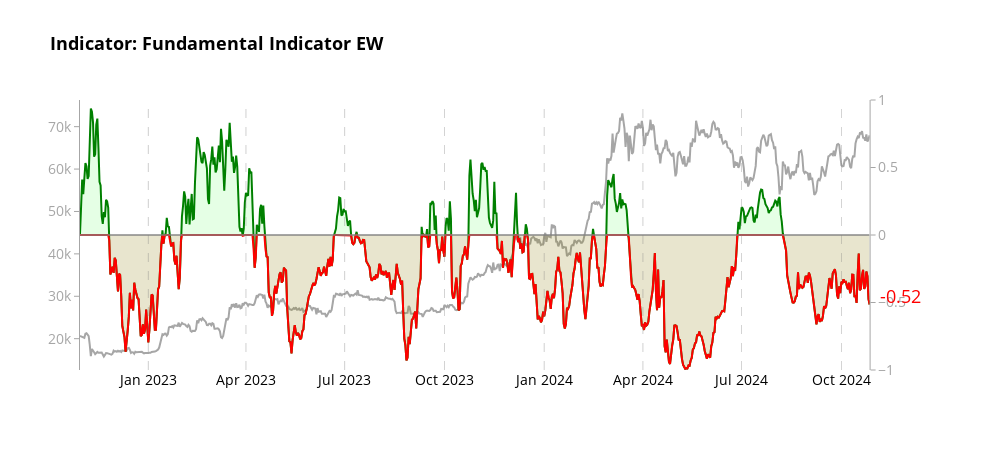
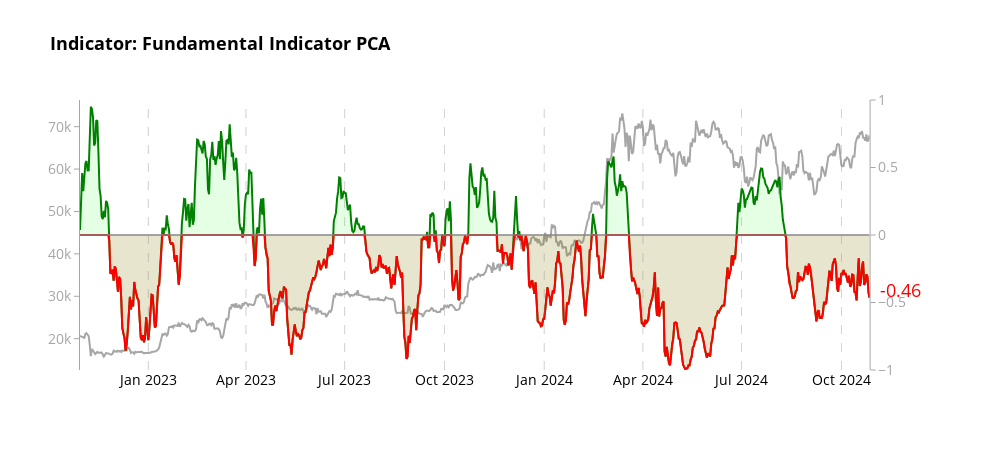
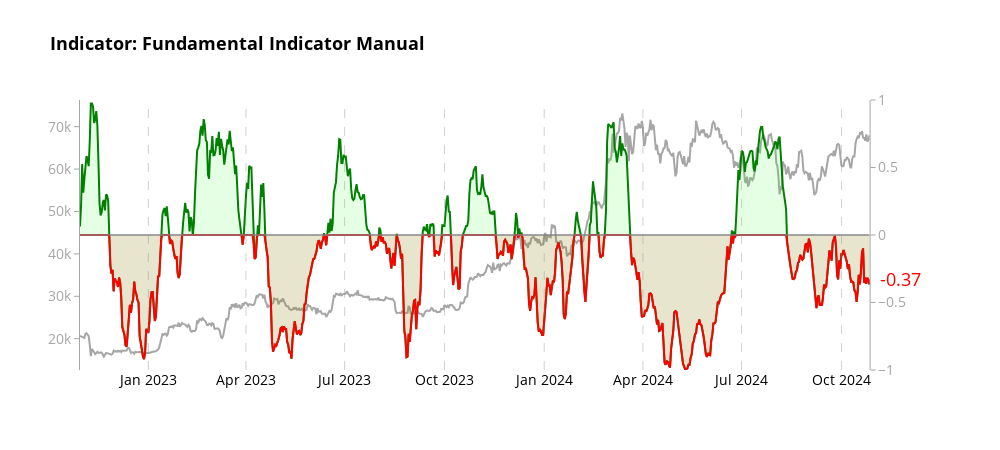

These figures' notebook cell, in order:
### Code cell
# Create charts for each aggregator
aggregators = [
    ('aggregate_indicator_equalweight', "Indicator: Fundamental Indicator EW"),
    ('aggregate_indicator_PCA', "Indicator: Fundamental Indicator PCA"),
    ('aggregate_indicator_manual', "Indicator: Fundamental Indicator Manual")
    
]

for aggregator, title in aggregators:
    fig = create_aggregator_chart(merged_df, aggregator, title)
    
    # Shows the plot
    fig.show()
    
    # Optionally, save the plot as an HTML file
    pio.write_html(fig, file=f'aggregated_analysis_fundamental_{aggregator}_two_year.html')

print("All charts have been displayed and saved as separate HTML files.")

### Figure 1 — Plotly figure (JSON) as saved in the notebook; plotly's stock layout.template omitted (floating-point values rounded to 4 significant figures; data arrays with more than 128 entries replaced by an {"elided": "..."} marker saying what was removed)
{"data": [{"line": {"color": "rgba(128, 128, 128, 0.7)", "width": 2}, "mode": "lines", "name": "Price USD", "x": {"elided": "729 str values"}, "y": {"elided": "729 float values"}, "type": "scatter", "xaxis": "x", "yaxis": "y"}, {"fill": "tozeroy", "fillcolor": "rgba(0,255,0,0.1)", "line": {"color": "green", "width": 2}, "mode": "lines", "name": "aggregate_indicator_equalweight", "x": {"elided": "729 str values"}, "y": {"elided": "729 float values"}, "type": "scatter", "xaxis": "x", "yaxis": "y2"}, {"fill": "tozeroy", "fillcolor": "rgba(255,0,0,0.1)", "line": {"color": "red", "width": 2}, "mode": "lines", "name": "aggregate_indicator_equalweight (Negative)", "x": {"elided": "729 str values"}, "y": {"elided": "729 float values"}, "type": "scatter", "xaxis": "x", "yaxis": "y2"}, {"hoverinfo": "skip", "line": {"color": "rgba(128, 128, 128, 0.7)", "width": 2}, "showlegend": false, "x": {"elided": "729 str values"}, "y": {"elided": "729 int values"}, "type": "scatter", "xaxis": "x", "yaxis": "y2"}], "layout": {"xaxis": {"anchor": "y", "domain": [0.0, 0.94], "tickfont": {"color": "black", "size": 14}, "title": {"text": ""}, "showgrid": false, "zeroline": false}, "yaxis": {"anchor": "x", "domain": [0.0, 1.0], "tickfont": {"color": "rgba(128, 128, 128, 0.7)", "size": 14}, "title": {"font": {"size": 18}, "text": ""}, "showgrid": false, "zeroline": false, "showline": true, "linecolor": "rgba(128, 128, 128, 0.7)", "ticks": "outside", "tickcolor": "rgba(128, 128, 128, 0.7)"}, "yaxis2": {"anchor": "x", "overlaying": "y", "side": "right", "tickfont": {"color": "rgba(128, 128, 128, 0.7)", "size": 14}, "title": {"font": {"size": 18}, "text": ""}, "showgrid": false, "range": [-1, 1], "zeroline": false, "showline": true, "linecolor": "rgba(128, 128, 128, 0.7)", "ticks": "outside", "tickcolor": "rgba(128, 128, 128, 0.7)"}, "shapes": [{"line": {"color": "rgba(128, 128, 128, 0.7)", "dash": "dash", "width": 0.75}, "opacity": 0.7, "type": "line", "x0": "2023-01-01T00:00:00", "x1": "2023-01-01T00:00:00", "xref": "x", "y0": 0, "y1": 1, "yref": "y domain"}, {"line": {"color": "rgba(128, 128, 128, 0.7)", "dash": "dash", "width": 0.75}, "opacity": 0.7, "type": "line", "x0": "2024-01-01T00:00:00", "x1": "2024-01-01T00:00:00", "xref": "x", "y0": 0, "y1": 1, "yref": "y domain"}, {"line": {"color": "rgba(128, 128, 128, 0.7)", "dash": "dash", "width": 0.75}, "opacity": 0.7, "type": "line", "x0": "2023-04-01T00:00:00", "x1": "2023-04-01T00:00:00", "xref": "x", "y0": 0, "y1": 1, "yref": "y domain"}, {"line": {"color": "rgba(128, 128, 128, 0.7)", "dash": "dash", "width": 0.75}, "opacity": 0.7, "type": "line", "x0": "2024-04-01T00:00:00", "x1": "2024-04-01T00:00:00", "xref": "x", "y0": 0, "y1": 1, "yref": "y domain"}, {"line": {"color": "rgba(128, 128, 128, 0.7)", "dash": "dash", "width": 0.75}, "opacity": 0.7, "type": "line", "x0": "2023-07-01T00:00:00", "x1": "2023-07-01T00:00:00", "xref": "x", "y0": 0, "y1": 1, "yref": "y domain"}, {"line": {"color": "rgba(128, 128, 128, 0.7)", "dash": "dash", "width": 0.75}, "opacity": 0.7, "type": "line", "x0": "2024-07-01T00:00:00", "x1": "2024-07-01T00:00:00", "xref": "x", "y0": 0, "y1": 1, "yref": "y domain"}, {"line": {"color": "rgba(128, 128, 128, 0.7)", "dash": "dash", "width": 0.75}, "opacity": 0.7, "type": "line", "x0": "2023-10-01T00:00:00", "x1": "2023-10-01T00:00:00", "xref": "x", "y0": 0, "y1": 1, "yref": "y domain"}, {"line": {"color": "rgba(128, 128, 128, 0.7)", "dash": "dash", "width": 0.75}, "opacity": 0.7, "type": "line", "x0": "2024-10-01T00:00:00", "x1": "2024-10-01T00:00:00", "xref": "x", "y0": 0, "y1": 1, "yref": "y domain"}], "annotations": [{"align": "left", "font": {"color": "red", "size": 18}, "showarrow": false, "text": "-0.52", "x": 0.95, "xanchor": "left", "xref": "paper", "y": -0.4538, "yanchor": "middle", "yref": "y2"}], "title": {"font": {"color": "black", "size": 18, "weight": "bold"}, "text": "Indicator: Fundamental Indicator EW"}, "font": {"color": "black", "size": 14}, "showlegend": false, "hovermode": "x unified", "plot_bgcolor": "white", "paper_bgcolor": "white", "width": 1000, "height": 450}}

### Figure 2 — Plotly figure (JSON) as saved in the notebook; plotly's stock layout.template omitted (floating-point values rounded to 4 significant figures; data arrays with more than 128 entries replaced by an {"elided": "..."} marker saying what was removed)
{"data": [{"line": {"color": "rgba(128, 128, 128, 0.7)", "width": 2}, "mode": "lines", "name": "Price USD", "x": {"elided": "729 str values"}, "y": {"elided": "729 float values"}, "type": "scatter", "xaxis": "x", "yaxis": "y"}, {"fill": "tozeroy", "fillcolor": "rgba(0,255,0,0.1)", "line": {"color": "green", "width": 2}, "mode": "lines", "name": "aggregate_indicator_PCA", "x": {"elided": "729 str values"}, "y": {"elided": "729 float values"}, "type": "scatter", "xaxis": "x", "yaxis": "y2"}, {"fill": "tozeroy", "fillcolor": "rgba(255,0,0,0.1)", "line": {"color": "red", "width": 2}, "mode": "lines", "name": "aggregate_indicator_PCA (Negative)", "x": {"elided": "729 str values"}, "y": {"elided": "729 float values"}, "type": "scatter", "xaxis": "x", "yaxis": "y2"}, {"hoverinfo": "skip", "line": {"color": "rgba(128, 128, 128, 0.7)", "width": 2}, "showlegend": false, "x": {"elided": "729 str values"}, "y": {"elided": "729 int values"}, "type": "scatter", "xaxis": "x", "yaxis": "y2"}], "layout": {"xaxis": {"anchor": "y", "domain": [0.0, 0.94], "tickfont": {"color": "black", "size": 14}, "title": {"text": ""}, "showgrid": false, "zeroline": false}, "yaxis": {"anchor": "x", "domain": [0.0, 1.0], "tickfont": {"color": "rgba(128, 128, 128, 0.7)", "size": 14}, "title": {"font": {"size": 18}, "text": ""}, "showgrid": false, "zeroline": false, "showline": true, "linecolor": "rgba(128, 128, 128, 0.7)", "ticks": "outside", "tickcolor": "rgba(128, 128, 128, 0.7)"}, "yaxis2": {"anchor": "x", "overlaying": "y", "side": "right", "tickfont": {"color": "rgba(128, 128, 128, 0.7)", "size": 14}, "title": {"font": {"size": 18}, "text": ""}, "showgrid": false, "range": [-1, 1], "zeroline": false, "showline": true, "linecolor": "rgba(128, 128, 128, 0.7)", "ticks": "outside", "tickcolor": "rgba(128, 128, 128, 0.7)"}, "shapes": [{"line": {"color": "rgba(128, 128, 128, 0.7)", "dash": "dash", "width": 0.75}, "opacity": 0.7, "type": "line", "x0": "2023-01-01T00:00:00", "x1": "2023-01-01T00:00:00", "xref": "x", "y0": 0, "y1": 1, "yref": "y domain"}, {"line": {"color": "rgba(128, 128, 128, 0.7)", "dash": "dash", "width": 0.75}, "opacity": 0.7, "type": "line", "x0": "2024-01-01T00:00:00", "x1": "2024-01-01T00:00:00", "xref": "x", "y0": 0, "y1": 1, "yref": "y domain"}, {"line": {"color": "rgba(128, 128, 128, 0.7)", "dash": "dash", "width": 0.75}, "opacity": 0.7, "type": "line", "x0": "2023-04-01T00:00:00", "x1": "2023-04-01T00:00:00", "xref": "x", "y0": 0, "y1": 1, "yref": "y domain"}, {"line": {"color": "rgba(128, 128, 128, 0.7)", "dash": "dash", "width": 0.75}, "opacity": 0.7, "type": "line", "x0": "2024-04-01T00:00:00", "x1": "2024-04-01T00:00:00", "xref": "x", "y0": 0, "y1": 1, "yref": "y domain"}, {"line": {"color": "rgba(128, 128, 128, 0.7)", "dash": "dash", "width": 0.75}, "opacity": 0.7, "type": "line", "x0": "2023-07-01T00:00:00", "x1": "2023-07-01T00:00:00", "xref": "x", "y0": 0, "y1": 1, "yref": "y domain"}, {"line": {"color": "rgba(128, 128, 128, 0.7)", "dash": "dash", "width": 0.75}, "opacity": 0.7, "type": "line", "x0": "2024-07-01T00:00:00", "x1": "2024-07-01T00:00:00", "xref": "x", "y0": 0, "y1": 1, "yref": "y domain"}, {"line": {"color": "rgba(128, 128, 128, 0.7)", "dash": "dash", "width": 0.75}, "opacity": 0.7, "type": "line", "x0": "2023-10-01T00:00:00", "x1": "2023-10-01T00:00:00", "xref": "x", "y0": 0, "y1": 1, "yref": "y domain"}, {"line": {"color": "rgba(128, 128, 128, 0.7)", "dash": "dash", "width": 0.75}, "opacity": 0.7, "type": "line", "x0": "2024-10-01T00:00:00", "x1": "2024-10-01T00:00:00", "xref": "x", "y0": 0, "y1": 1, "yref": "y domain"}], "annotations": [{"align": "left", "font": {"color": "red", "size": 18}, "showarrow": false, "text": "-0.46", "x": 0.95, "xanchor": "left", "xref": "paper", "y": -0.4085, "yanchor": "middle", "yref": "y2"}], "title": {"font": {"color": "black", "size": 18, "weight": "bold"}, "text": "Indicator: Fundamental Indicator PCA"}, "font": {"color": "black", "size": 14}, "showlegend": false, "hovermode": "x unified", "plot_bgcolor": "white", "paper_bgcolor": "white", "width": 1000, "height": 450}}

### Figure 3 — Plotly figure (JSON) as saved in the notebook; plotly's stock layout.template omitted (floating-point values rounded to 4 significant figures; data arrays with more than 128 entries replaced by an {"elided": "..."} marker saying what was removed)
{"data": [{"line": {"color": "rgba(128, 128, 128, 0.7)", "width": 2}, "mode": "lines", "name": "Price USD", "x": {"elided": "729 str values"}, "y": {"elided": "729 float values"}, "type": "scatter", "xaxis": "x", "yaxis": "y"}, {"fill": "tozeroy", "fillcolor": "rgba(0,255,0,0.1)", "line": {"color": "green", "width": 2}, "mode": "lines", "name": "aggregate_indicator_manual", "x": {"elided": "729 str values"}, "y": {"elided": "729 float values"}, "type": "scatter", "xaxis": "x", "yaxis": "y2"}, {"fill": "tozeroy", "fillcolor": "rgba(255,0,0,0.1)", "line": {"color": "red", "width": 2}, "mode": "lines", "name": "aggregate_indicator_manual (Negative)", "x": {"elided": "729 str values"}, "y": {"elided": "729 float values"}, "type": "scatter", "xaxis": "x", "yaxis": "y2"}, {"hoverinfo": "skip", "line": {"color": "rgba(128, 128, 128, 0.7)", "width": 2}, "showlegend": false, "x": {"elided": "729 str values"}, "y": {"elided": "729 int values"}, "type": "scatter", "xaxis": "x", "yaxis": "y2"}], "layout": {"xaxis": {"anchor": "y", "domain": [0.0, 0.94], "tickfont": {"color": "black", "size": 14}, "title": {"text": ""}, "showgrid": false, "zeroline": false}, "yaxis": {"anchor": "x", "domain": [0.0, 1.0], "tickfont": {"color": "rgba(128, 128, 128, 0.7)", "size": 14}, "title": {"font": {"size": 18}, "text": ""}, "showgrid": false, "zeroline": false, "showline": true, "linecolor": "rgba(128, 128, 128, 0.7)", "ticks": "outside", "tickcolor": "rgba(128, 128, 128, 0.7)"}, "yaxis2": {"anchor": "x", "overlaying": "y", "side": "right", "tickfont": {"color": "rgba(128, 128, 128, 0.7)", "size": 14}, "title": {"font": {"size": 18}, "text": ""}, "showgrid": false, "range": [-1, 1], "zeroline": false, "showline": true, "linecolor": "rgba(128, 128, 128, 0.7)", "ticks": "outside", "tickcolor": "rgba(128, 128, 128, 0.7)"}, "shapes": [{"line": {"color": "rgba(128, 128, 128, 0.7)", "dash": "dash", "width": 0.75}, "opacity": 0.7, "type": "line", "x0": "2023-01-01T00:00:00", "x1": "2023-01-01T00:00:00", "xref": "x", "y0": 0, "y1": 1, "yref": "y domain"}, {"line": {"color": "rgba(128, 128, 128, 0.7)", "dash": "dash", "width": 0.75}, "opacity": 0.7, "type": "line", "x0": "2024-01-01T00:00:00", "x1": "2024-01-01T00:00:00", "xref": "x", "y0": 0, "y1": 1, "yref": "y domain"}, {"line": {"color": "rgba(128, 128, 128, 0.7)", "dash": "dash", "width": 0.75}, "opacity": 0.7, "type": "line", "x0": "2023-04-01T00:00:00", "x1": "2023-04-01T00:00:00", "xref": "x", "y0": 0, "y1": 1, "yref": "y domain"}, {"line": {"color": "rgba(128, 128, 128, 0.7)", "dash": "dash", "width": 0.75}, "opacity": 0.7, "type": "line", "x0": "2024-04-01T00:00:00", "x1": "2024-04-01T00:00:00", "xref": "x", "y0": 0, "y1": 1, "yref": "y domain"}, {"line": {"color": "rgba(128, 128, 128, 0.7)", "dash": "dash", "width": 0.75}, "opacity": 0.7, "type": "line", "x0": "2023-07-01T00:00:00", "x1": "2023-07-01T00:00:00", "xref": "x", "y0": 0, "y1": 1, "yref": "y domain"}, {"line": {"color": "rgba(128, 128, 128, 0.7)", "dash": "dash", "width": 0.75}, "opacity": 0.7, "type": "line", "x0": "2024-07-01T00:00:00", "x1": "2024-07-01T00:00:00", "xref": "x", "y0": 0, "y1": 1, "yref": "y domain"}, {"line": {"color": "rgba(128, 128, 128, 0.7)", "dash": "dash", "width": 0.75}, "opacity": 0.7, "type": "line", "x0": "2023-10-01T00:00:00", "x1": "2023-10-01T00:00:00", "xref": "x", "y0": 0, "y1": 1, "yref": "y domain"}, {"line": {"color": "rgba(128, 128, 128, 0.7)", "dash": "dash", "width": 0.75}, "opacity": 0.7, "type": "line", "x0": "2024-10-01T00:00:00", "x1": "2024-10-01T00:00:00", "xref": "x", "y0": 0, "y1": 1, "yref": "y domain"}], "annotations": [{"align": "left", "font": {"color": "red", "size": 18}, "showarrow": false, "text": "-0.37", "x": 0.95, "xanchor": "left", "xref": "paper", "y": -0.3234, "yanchor": "middle", "yref": "y2"}], "title": {"font": {"color": "black", "size": 18, "weight": "bold"}, "text": "Indicator: Fundamental Indicator Manual"}, "font": {"color": "black", "size": 14}, "showlegend": false, "hovermode": "x unified", "plot_bgcolor": "white", "paper_bgcolor": "white", "width": 1000, "height": 450}}
